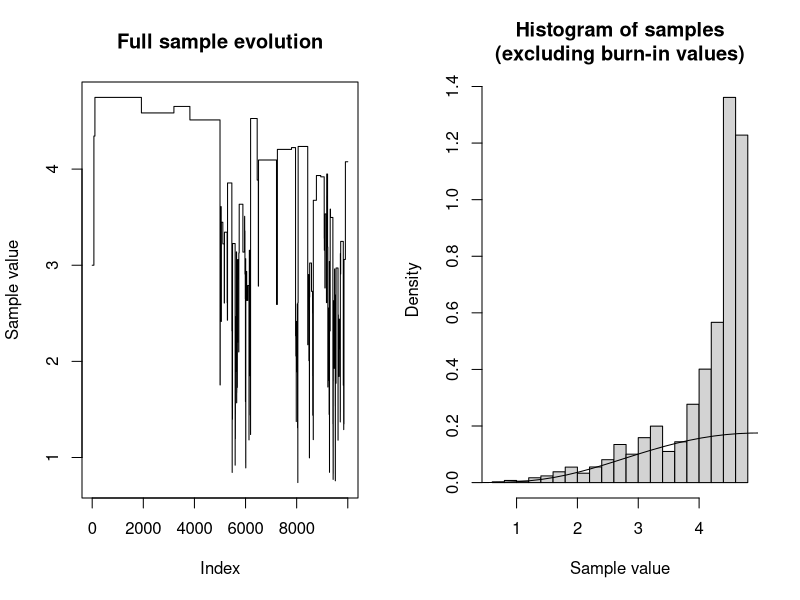
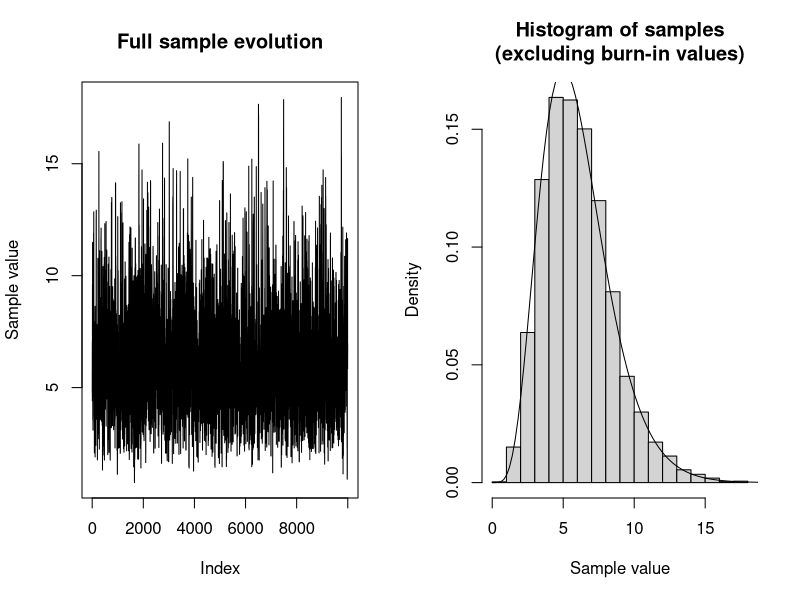
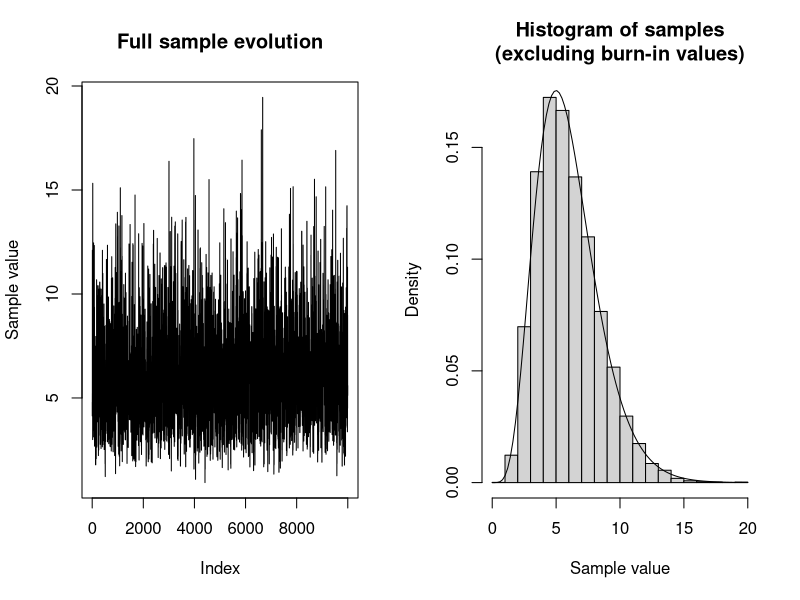

R code for these plots, in order:
## ---- chunk 1
# Question 1.a, 1.b, 1.c

# Define a function proportional to the target density
f_propo <- function(x){if(all(x >= 0)){(1/120)*x^5 * exp(-x)} else{NA}}

# Create proposal density functions
lognorm_proposal <- function(x=NA, param, sample=F){
  if(sample == F){dlnorm(x, meanlog = param, sdlog = 1)}
  else{rlnorm(1, meanlog = param)}
}

chi_proposal <- function(x=NA, param, sample=F){
  if(sample == F){dchisq(x, df = floor(param+1))}
  else{rchisq(1, df=floor(param+1))}
}

new_proposal <- function(x=NA, param, sample=F){
  if(sample == F){dexp(x, rate=1/param)}
  else{rexp(1, rate=1/param)}
}


# Metropolis_Hasting function Instructions
# 
# x_start is a 1-dim numeric indicating the starting value of the algorithm.
# 
# prop_dens is a function which takes an argument `x`, an argument `param` specifying the model,
# and an optional argument `sample` which can be used to indicate that prop_dens
# should return one sampled number from the specified distribution.
# Otherwise prop_dens should return the distribution density at x.
# 
# n is a numeric, indicating number of observations to take (including burn-in).
Metro_Hasting <- function(x_start, prop_dens, n=1) {
  # Setup
  x_t <- x_start
  x_values <- c()
  
  # Generate samples until there are n of them
  repeat{
    # Generate new proposal
    x_new <- prop_dens(param=x_t, sample = T)
    #x_new <- rlnorm(1, meanlog = x_t, sdlog = 1)
    
    # Calculate probability value a
    # as product of Bayesian proposal ratio
    # and proposal density ratio (g(x_t | x_new) / g(x_new | x_t))
    Bay_pos_rat <- (f_propo(x_new) / f_propo(x_t))
    prop_ratio <- prop_dens(x=x_t, x_new) / prop_dens(x=x_new, x_t)
    #prop_ratio <- dlnorm(x_t, meanlog = x_new) / dlnorm(x_new, meanlog = x_t)
    a =  Bay_pos_rat * prop_ratio
    
    # Evaluate proposal value
    # Accept the new value if u < a (even if a >= 1)
    # Reject the new value with probability 1-a (if a < 1)
    u <- runif(1)
    if(u < a){x_t <- x_new}
    
    # Store the new value (even if x_t has not changed)
    x_values <- c(x_values, x_t)
    
    # Check break condition
    if(length(x_values) >= 10^4){break}
  }
  
  return(x_values)
}

## ---- chunk 2
# Question 1.d

# Generate Figure 1: Lognormal(x_t, 1) as proposal
## Generate x values
set.seed(43849664)
x_values_1 <- Metro_Hasting(3, prop_dens = lognorm_proposal, n = 10^4)

## Plot the chain, histogram and combine them
par(mfrow=c(1,2))
plot(x_values_1, type = "l", main="Full sample evolution", ylab = "Sample value")
hist(x_values_1[-c(1:51)],
     main="Histogram of samples\n(excluding burn-in values)",
     xlab = "Sample value",
     freq = F)
points(seq(0, 20, length=100), f_propo(seq(0, 20, length=100)), type="l")

## ---- chunk 3
# Question 1.d

# Generate Figure 2: Chisquared(floor(x_t+1)) as proposal
## Generate x values
set.seed(9427452)
x_values_2 <- Metro_Hasting(3, prop_dens = chi_proposal, n = 10^4)

## Plot the chain, histogram and combine them
par(mfrow=c(1,2))
plot(x_values_2, type = "l", main="Full sample evolution", ylab = "Sample value")
hist(x_values_2[-c(1:51)],
     main="Histogram of samples\n(excluding burn-in values)",
     xlab = "Sample value",
     freq=F)
points(seq(0, 20, length=100), f_propo(seq(0, 20, length=100)), type="l")

## ---- chunk 4
# Question 1.d

# Generate Figure 3: Normal(x_t, sd=1) as proposal
## Generate x values
set.seed(971614)
x_values_3 <- Metro_Hasting(5, prop_dens = new_proposal, n = 10^4)

## Plot the chain, histogram and combine them
par(mfrow=c(1,2))
plot(x_values_3, type = "l", main="Full sample evolution", ylab = "Sample value")
hist(x_values_3[-c(1:51)],
     main="Histogram of samples\n(excluding burn-in values)",
     xlab = "Sample value",
     freq=F)
points(seq(0, 20, length=100), f_propo(seq(0, 20, length=100)), type="l")

